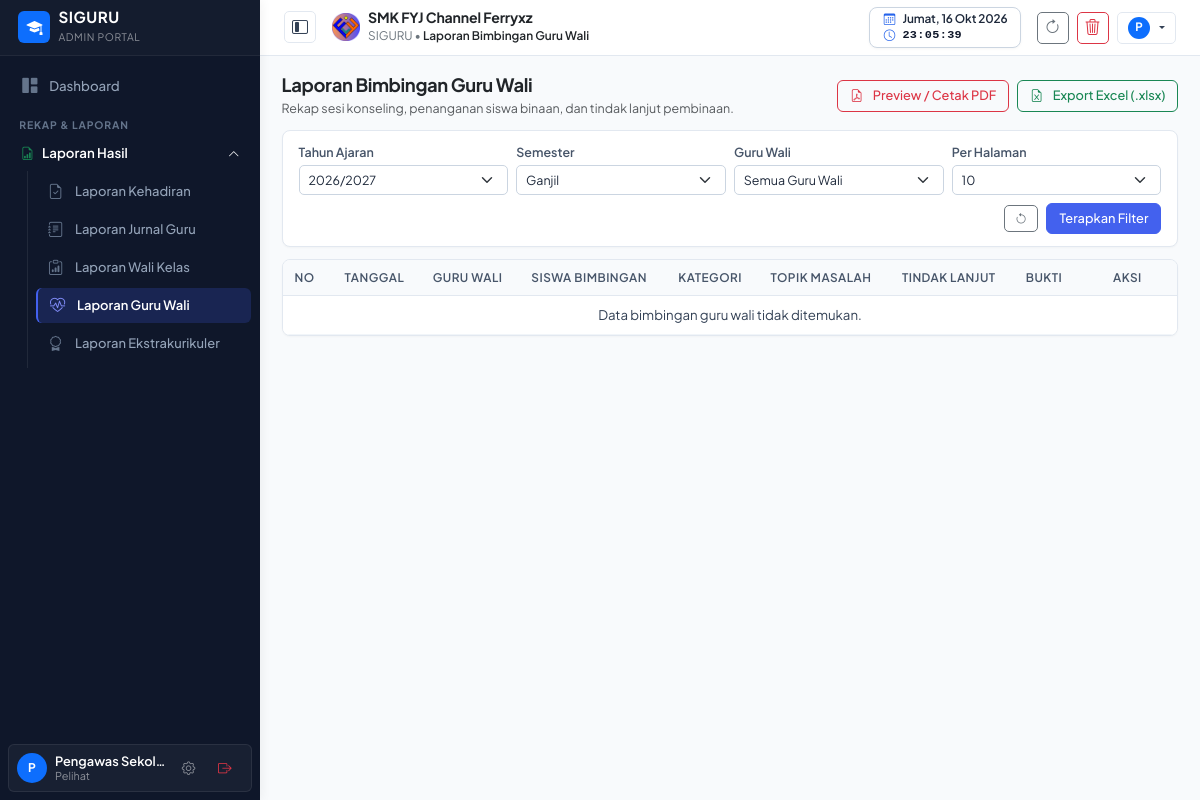
The page /laporan-guruwali.php (signed in) on the database its author committed.
### tables this page shows
CREATE TABLE pengaturan (
    id INTEGER PRIMARY KEY AUTOINCREMENT,
    logo TEXT DEFAULT 'assets/images/logo.png',
    nama_sekolah TEXT DEFAULT 'SMK NEGERI 1 CONTOH',
    tahun_ajaran TEXT DEFAULT '2026/2027',
    semester TEXT DEFAULT 'Ganjil',
    kelas TEXT DEFAULT 'X RPL 1, X RPL 2, XI RPL 1, XI RPL 2, XII RPL 1, XII RPL 2',
    mata_pelajaran TEXT DEFAULT 'Matematika, Bahasa Indonesia, Pemrograman Web, Basis Data, Bahasa Inggris, PJOK, Pendidikan Agama',
    folder_jurnal TEXT,
    folder_foto TEXT,
    folder_guru_wali TEXT,
    folder_wali TEXT,
    folder_ekstra TEXT,
    link_db_absen TEXT,
    link_db_jurnal TEXT,
    link_db_guru_wali TEXT,
    link_db_wali TEXT,
    link_db_ekstra TEXT,
    list_ekstrakurikuler TEXT DEFAULT 'Pramuka, Paskibra, Futsal, Basket, Rohis, PMR, Desain Grafis, Robotik',
    kepala_sekolah TEXT DEFAULT 'Drs. H. Ahmad Fauzi, M.Pd.',
    nip_kepala_sekolah TEXT DEFAULT '19750815 199903 1 002'
, kop_surat TEXT DEFAULT 'assets/images/kop_surat.png', kop_size TEXT DEFAULT '90', kabupaten TEXT DEFAULT 'Klungkung', ttd_kepsek TEXT DEFAULT 'https://drive.google.com/thumbnail?id=1GUfUommgYjV-cnhU0tTB8kRJy8iXagkI', list_tahun_ajaran TEXT DEFAULT '["2025/2026", "2026/2027", "2027/2028"]');

### config/helper.php (called while the page is built, shortened)
<?php
require_once __DIR__ . '/auth.php';
function getSettings() {
    $pdo = getDBConnection();
    try {
        static $checkedMigration = false;
        if (!$checkedMigration) {
            $checkedMigration = true;
            if (DB_DRIVER === 'sqlite') {
                $cols = $pdo->query("PRAGMA table_info(pengaturan)")->fetchAll(PDO::FETCH_COLUMN, 1);
            } else {
                $cols = $pdo->query("SHOW COLUMNS FROM pengaturan LIKE 'list_tahun_ajaran'")->fetchAll();
                if (empty($cols)) {
                    $pdo->exec("ALTER TABLE pengaturan ADD COLUMN list_tahun_ajaran TEXT DEFAULT '[\"2025/2026\", \"2026/2027\", \"2027/2028\"]'");
                }
            }
        }
        $stmt = $pdo->query("SELECT * FROM pengaturan LIMIT 1");
        $res = $stmt->fetch();
        if ($res) {
            return $res;
        }
    } catch (Exception $e) {}
    return [
        'id' => 1,
        'logo' => 'assets/images/logo.png',
        'nama_sekolah' => 'SMK FYJ Channel Ferryxz',
        'tahun_ajaran' => '2026/2027',
        'list_tahun_ajaran' => json_encode(['2025/2026', '2026/2027', '2027/2028']),
        'semester' => 'Ganjil',
        'kelas' => 'XI DKV 1, XI DKV 2, XII DKV, X DKV',
        'mata_pelajaran' => '["Perangkat Lunak Desain", "Proses Produksi Desain", "Desain Breif", "Karya Desain", "Kreativitas, Inovasi, dan Kewirausahaan", "Seni Budaya", "Seni Rupa"]',
        'folder_jurnal' => 'https://drive.google.com/drive/folders/1g1iaALpfRo8oovkJNoPxy_MIDLv5axEB?usp=drive_link',
        'folder_foto' => 'https://drive.google.com/drive/folders/1PmA4EHMEVfgbup9ZJuBrIlFzg37gsQO3?usp=sharing',
        'folder_guru_wali' => 'https://drive.google.com/drive/folders/12RUHlItCa8smp58-aixHOTWHld21md9_?usp=drive_link',
        'folder_wali' => 'https://drive.google.com/drive/folders/1uNSsLv2rUUC1c_ykBhnkzQ7y43DRxaDj?usp=drive_link',
        'folder_ekstra' => 'https://drive.google.com/drive/folders/1Jf8BcS1jHO1wUYCzk6dQi9_sy7BRyroM?usp=drive_link',
        'link_db_absen' => '',
        'link_db_jurnal' => '',
        'link_db_guru_wali' => '',
        'link_db_wali' => '',
        'link_db_ekstra' => '',
        'list_ekstrakurikuler' => 'Pramuka, Paskibra, Futsal, Basket, Rohis, PMR, Desain Grafis, Robotik',
        'kepala_sekolah' => 'Drs. H. Ahmad Fauzi, M.Pd.',
        'nip_kepala_sekolah' => '19750815 199903 1 002',
        'kop_surat' => 'assets/images/kop_surat.png',
        'kop_size' => '90',
        'kabupaten' => 'Klungkung',
        'ttd_kepsek' => 'https://drive.google.com/thumbnail?id=1GUfUommgYjV-cnhU0tTB8kRJy8iXagkI'
    ];
}
$settings = getSettings();
function getDaftarTahunAjaran() {
    global $settings;
    $list = [];
    if (!empty($settings['list_tahun_ajaran'])) {
        $list = getListOptions($settings['list_tahun_ajaran']);
    }
    sort($list);
    return array_values(array_filter(array_unique($list)));
}
function getListOptions(string|array|null $stringOrJson): array {
    $str = trim((string)$stringOrJson);
    if ((strpos($str, '[') === 0 && substr($str, -1) === ']') || (strpos($str, '{') === 0 && substr($str, -1) === '}')) {
        $decoded = json_decode($str, true);
        if (is_array($decoded)) {
            $cleaned = array_values(array_filter(array_map('trim', $decoded), function($x) {
                return $x !== '' && $x !== '[]' && !in_array($x, ['«', '»', '&lt;', '&gt;', '<', '>']) && stripos($x, 'c_rgszSh') === false;
            }));
            return $cleaned;
        }
    }
    $reconstructed = [];
    return array_values(array_unique(array_filter($reconstructed)));
}

### config/auth.php (called while the page is built, shortened)
<?php
function isLoggedIn() {
    return isset($_SESSION['user_id']) && !empty($_SESSION['user_id']);
}
function currentUser() {
    return [
        'id' => $_SESSION['user_id'] ?? null,
        'username' => $_SESSION['username'] ?? '',
        'nama' => $_SESSION['nama'] ?? '',
        'nip' => $_SESSION['nip'] ?? '',
        'hak_akses' => $_SESSION['hak_akses'] ?? 'Pelihat',
        'foto' => $_SESSION['foto'] ?? ''
    ];
}
function isSuperAdmin() {
    $user = currentUser();
    $role = $user['hak_akses'] ?? '';
    $roles = array_map('trim', explode(',', $role));
    return in_array('Super Admin', $roles) || in_array('admin', $roles);
}
function isPelihat() {
    $user = currentUser();
    $roles = array_map('trim', explode(',', $user['hak_akses'] ?? ''));
    return in_array('Pelihat', $roles);
}

### laporan-guruwali.php (the view, shortened to what this page needs)
<?php
require_once __DIR__ . '/config/auth.php';
require_once __DIR__ . '/config/helper.php';
$taList = getDaftarTahunAjaran();
$filterTA = $_GET['ta'] ?? $settings['tahun_ajaran'];
$filterSemester = $_GET['semester'] ?? $settings['semester'];
$currentUser = currentUser();
if (!isSuperAdmin() && !isPelihat()) {
    $filterGuru = $currentUser['nama'] ?? '';
} else {
    $filterGuru = $_GET['guru'] ?? '';
}
$pageTitle = 'Laporan Bimbingan Guru Wali';
require_once __DIR__ . '/views/header.php';
require_once __DIR__ . '/views/sidebar.php';
$rawLimit = isset($_GET['limit']) ? (int)$_GET['limit'] : 10;
$limit = in_array($rawLimit, [10, 20, 50, 100, 250, 500]) ? $rawLimit : 10;
$page = max(1, (int)($_GET['page'] ?? 1));
$offset = ($page - 1) * $limit;
$whereClauses = ["tahun_ajaran = ?", "semester = ?"];
$params = [$filterTA, $filterSemester];
$sqlWhere = "WHERE " . implode(" AND ", $whereClauses);
$stmt = $pdo->prepare("SELECT * FROM hasil_guru_wali $sqlWhere ORDER BY tanggal DESC, id DESC LIMIT $limit OFFSET $offset");
$stmt->execute($params);
$gwRows = $stmt->fetchAll();
$printUrl = 'print-laporan.php?' . http_build_query([
    'type' => 'guruwali',
    'ta' => $filterTA,
    'semester' => $filterSemester,
    'guru' => $filterGuru
]);
?>
<main class="content-wrapper">
    <div class="d-flex flex-wrap align-items-center justify-content-between mb-4">
        <div>
            <h4 class="fw-bold text-dark mb-1">Laporan Bimbingan Guru Wali</h4>
            <p class="text-muted small mb-0">Rekap sesi konseling, penanganan siswa binaan, dan tindak lanjut pembinaan.</p>
        </div>
        <div class="d-flex gap-2 mt-2 mt-md-0">
            <a href="<?= $printUrl ?>" target="_blank" class="btn btn-outline-danger rounded-pill px-3 btn-sm">
                <i class="bi bi-file-earmark-pdf me-1"></i> Preview / Cetak PDF
            </a>
            <a href="?<?= http_build_query(array_merge($_GET, ['export' => 'xlsx'])) ?>" class="btn btn-outline-success rounded-pill px-3 btn-sm">
                <i class="bi bi-file-earmark-excel me-1"></i> Export Excel (.xlsx)
            </a>
        </div>
    </div>
    <div class="card card-table p-3 mb-4">
        <form method="GET" class="row g-2 align-items-center">
            <div class="col-md-3 col-6">
                <label class="form-label small text-muted mb-0">Tahun Ajaran</label>
                <select name="ta" class="form-select form-select-sm">
                    <?php foreach ($taList as $taOpt): ?>
                        <option value="<?= htmlspecialchars($taOpt) ?>" <?= $filterTA === $taOpt ? 'selected' : '' ?>>
                            <?= htmlspecialchars($taOpt) ?>
                        </option>
                    <?php endforeach; ?>
                </select>
            </div>
            <div class="col-md-3 col-6">
                <label class="form-label small text-muted mb-0">Semester</label>
                <select name="semester" class="form-select form-select-sm">
                    <option value="Ganjil" <?= $filterSemester === 'Ganjil' ? 'selected' : '' ?>>Ganjil</option>
                </select>
            </div>
            <div class="col-md-3 col-6">
                <label class="form-label small text-muted mb-0">Guru Wali</label>
                <?php if (isSuperAdmin() || isPelihat()): ?>
                    <select name="guru" class="form-select form-select-sm">
                        <option value="">Semua Guru Wali</option>
                    </select>
                <?php endif; ?>
            </div>
            <div class="col-md-3 col-6">
                <label class="form-label small text-muted mb-0">Per Halaman</label>
                <select name="limit" class="form-select form-select-sm">
                    <?php foreach ([10, 20, 50, 100, 250, 500] as $opt): ?>
                        <option value="<?= $opt ?>" <?= $limit == $opt ? 'selected' : '' ?>><?= $opt ?></option>
                    <?php endforeach; ?>
                </select>
            </div>
            <div class="col-12 text-end mt-2 d-flex justify-content-end align-items-center gap-2">
                <a href="laporan-guruwali.php" class="btn btn-outline-secondary btn-sm rounded-circle p-1 px-2" title="Reset Filter">
                    <i class="bi bi-arrow-counterclockwise"></i>
                </a>
                <button type="submit" class="btn btn-primary btn-sm rounded-pill px-4">Terapkan Filter</button>
            </div>
        </form>
    </div>
    <div class="card card-table overflow-hidden">
        <div class="table-responsive">
            <table class="table table-custom align-middle mb-0">
                <thead>
                    <tr>
                        <th style="width: 50px;">No</th>
                        <th>Tanggal</th>
                        <th>Guru Wali</th>
                        <th>Siswa Bimbingan</th>
                        <th>Kategori</th>
                        <th>Topik Masalah</th>
                        <th>Tindak Lanjut</th>
                        <th>Bukti</th>
                        <th style="width: 100px;" class="text-center">Aksi</th>
                    </tr>
                </thead>
                <tbody>
                    <?php if (empty($gwRows)): ?>
                        <tr>
                            <td colspan="9" class="text-center text-muted py-4">Data bimbingan guru wali tidak ditemukan.</td>
                        </tr>
                        <?php endif; ?>
                </tbody>
            </table>
        </div>
    </div>
</main>
<?php require_once __DIR__ . '/views/footer.php'; ?>

### views/header.php (shortened to what this page needs)
<?php
require_once __DIR__ . '/../config/auth.php';
require_once __DIR__ . '/../config/helper.php';
$user = currentUser();
$settings = getSettings();
?>
<!DOCTYPE html>
<html lang="id">
<head>
    <link href="https://cdn.jsdelivr.net/npm/bootstrap@5.3.2/dist/css/bootstrap.min.css" rel="stylesheet">
    <link rel="stylesheet" href="https://cdn.jsdelivr.net/npm/bootstrap-icons@1.11.3/font/bootstrap-icons.min.css">
    <link rel="stylesheet" href="https://cdnjs.cloudflare.com/ajax/libs/font-awesome/6.5.1/css/all.min.css">
    <link rel="stylesheet" href="assets/css/style.css?v=<?= time() ?>">
</head>
<body>
<header class="main-header d-flex align-items-center justify-content-between px-3 px-md-4">
    <div class="d-flex align-items-center gap-2 gap-md-3">
        <button id="btnToggleSidebar" class="btn btn-light btn-sm border shadow-xs d-flex align-items-center justify-content-center text-dark" style="width: 32px; height: 32px; border-radius: 6px;" title="Sembunyikan / Tampilkan Menu">
            <i class="bi bi-layout-sidebar-inset fs-6"></i>
        </button>
        <div class="d-flex align-items-center gap-2">
            <img src="<?= htmlspecialchars($settings['logo'] ?? 'assets/images/logo.png') ?>" alt="Logo" class="rounded" style="height: 28px; width: 28px; object-fit: contain;">
            <div>
                <span class="d-none d-md-block fw-bold text-dark mb-0" style="font-size: 0.88rem; line-height: 1.15; letter-spacing: -0.01em;">
                    <?= htmlspecialchars($settings['nama_sekolah'] ?? 'SMK FYJ Channel Ferryxz') ?>
                </span>
                <span class="text-secondary small" style="line-height: 1.1; font-size: 0.74rem;">
                    SIGURU &bull; <span class="fw-semibold text-dark"><?= htmlspecialchars($pageTitle ?? 'Dashboard') ?></span>
                </span>
            </div>
        </div>
    </div>
    <div class="d-flex align-items-center gap-2">
        <div class="d-none d-md-flex header-clock-widget" title="Tanggal & Waktu Perangkat Anda">
            <div class="clock-row">
                <i class="bi bi-calendar3"></i>
                <span id="headerDeviceDate" class="clock-date"></span>
            </div>
            <div class="clock-row" style="margin-top: 1px;">
                <i class="bi bi-clock"></i>
                <span id="headerDeviceTime" class="clock-time"></span>
            </div>
        </div>
        <button type="button" id="btnRefreshApp" class="btn btn-outline-secondary btn-sm shadow-xs d-flex align-items-center justify-content-center" style="width: 32px; height: 32px; border-radius: 6px; padding: 0;" title="Muat Ulang Halaman (Refresh)">
            <i class="bi bi-arrow-clockwise fs-6" id="iconRefresh"></i>
        </button>
        <button type="button" id="btnClearCache" class="btn btn-outline-danger btn-sm shadow-xs d-flex align-items-center justify-content-center" style="width: 32px; height: 32px; border-radius: 6px; padding: 0;" title="Hapus Cache Browser & Memori">
            <i class="bi bi-trash3 fs-6" id="iconClearCache"></i>
        </button>
        <div class="dropdown">
            <button class="btn btn-light btn-sm border px-2 py-1 d-flex align-items-center gap-1.5 dropdown-toggle shadow-xs" style="height: 32px; border-radius: 6px;" data-bs-toggle="dropdown" title="Akun: <?= htmlspecialchars($user['nama']) ?> (<?= htmlspecialchars($user['hak_akses']) ?>)">
                <?php if (!empty($user['foto'])): ?>
                    <img src="<?= htmlspecialchars(formatPhotoUrl($user['foto'])) ?>" alt="Avatar" class="rounded-circle" style="width: 22px; height: 22px; object-fit: cover; border: 1px solid #cbd5e1;">
                <?php else: ?>
                    <div class="rounded-circle bg-primary text-white d-flex align-items-center justify-content-center fw-bold" style="width: 22px; height: 22px; font-size: 0.72rem;">
                        <?= strtoupper(substr($user['nama'] ?: 'U', 0, 1)) ?>
                    </div>
                <?php endif; ?>
            </button>
        </div>
    </div>
</header>

### rows shown on the page
pengaturan: logo (picture), nama_sekolah "SMK FYJ Channel Ferryxz", ta "2026/2027", semester "Ganjil"

### other values the page prints
$pageTitle "Laporan Bimbingan Guru Wali"
substr($user['nama'] ?: 'U', 0, 1) "P"
substr($currentUserData['nama'] ?? 'U', 0, 1) "P"
$currentUserData['nama'] "Pengawas Sekolah"
$currentUserData['hak_akses'] "Pelihat"
form field limit "10"
